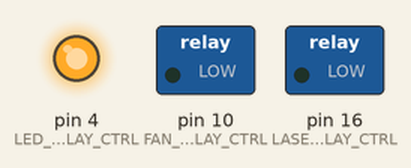
Simulated run of this sketch. Board: Arduino Uno, built with avr-gcc and run on an emulated ATmega328P. Shown: switched loads named in the sketch (green lamp = pin HIGH), output pins drawn as LEDs (lit = HIGH).

Above: at 2.5 s.
At 12.5 s:
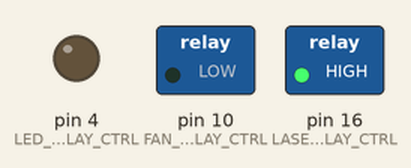
At 22.5 s:
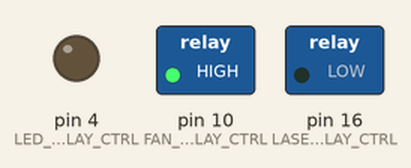
At 27.5 s:
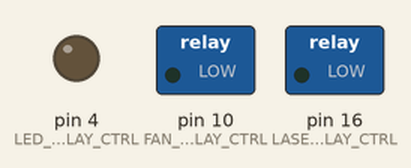
Timing chart, 0 to 39.0 s (numbered marks = the images above):
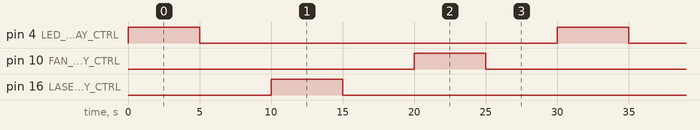

The sketch:

3_RELAY.ino
```cpp
/*
  By Ranil Ganlath
  This is for testing relays with the ESP32 3V logic.
  ESP32 4  - Relay Gun LED Control Output
  ESP32 16 - Relay Laser Diode Control Output
  ESP32 10 - Relay Fan Control Output

  IDE Configuration:
  Arduino Board: ESP32S3 Dev Module
  Upload Speed: 921600
  USB Mode: Hardware CDC and JTAG
  USB CDC On Boot: Disabled
  USB Firmware MSC On Boot: Disabled
  USB DFU On Boot: Disabled
  Upload Mode: UART0/Hardware CDC
  CPU Freq: 240MHz
  Flash Mode: QIO 80MHz
  Flash Size: 4MB
  Parition Scheme: Default 4MB with spiffs
  Core Debug Level: None
  PSRAM: Disabled
  Arduino Runs On: Core 1
  Events Run On: Core 1
  Erash All Flash Before Sketch Upload: Disabled
  JTAG Adapter: Disabled
  Zigbee Mode: Disabled
*/

#define LED_RELAY_CTRL 4
#define LASER_RELAY_CTRL 16
#define FAN_RELAY_CTRL 10

void setup() {
  pinMode(LED_RELAY_CTRL,OUTPUT);
  pinMode(LASER_RELAY_CTRL,OUTPUT);
  pinMode(FAN_RELAY_CTRL,OUTPUT);
}

// the loop function runs over and over again forever
void loop() {
  digitalWrite(LED_RELAY_CTRL,HIGH);
  delay(5000);
  digitalWrite(LED_RELAY_CTRL,LOW);
  delay(5000);
  digitalWrite(LASER_RELAY_CTRL,HIGH);
  delay(5000);
  digitalWrite(LASER_RELAY_CTRL,LOW);
  delay(5000);
  digitalWrite(FAN_RELAY_CTRL,HIGH);
  delay(5000);
  digitalWrite(FAN_RELAY_CTRL,LOW);
  delay(5000);
}
```

Measured:
- by itself, pin 4 (LED_RELAY_CTRL), pin 10 (FAN_RELAY_CTRL), pin 16 (LASER_RELAY_CTRL): alternates HIGH for 5.0 s and LOW for 25.0 s
- by itself, everything shown: repeats every 30.0 s, in 6 steps
